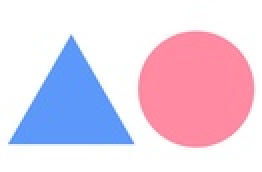
#> input picture images/task1/sample.jpg, 131 x 86 px, shrunk from 967 x 633 before the run (shown 2 times larger)
$ jupyter execute --allow-errors task_1.ipynb
#> lines starting #> are read from the running program, lines starting #| are printed output that depends on the picture
# EG/2020/4225
# Suraweera S.A.Y.A.
# Task 1

[cell 1]
import cv2
import os
import numpy as np
import matplotlib.pyplot as plt

#### Load Image

[cell 2]
img_path = os.path.join("..", "images", "task1", "sample.jpg")
image  = cv2.imread(img_path, cv2.IMREAD_GRAYSCALE)
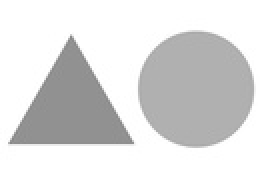
#> image: shape (86, 131) (shown 2 times larger); min 134, max 255, mean 219

plt.imshow(image , cmap='gray')
plt.title("Original Image")
plt.axis('off')
plt.show()
